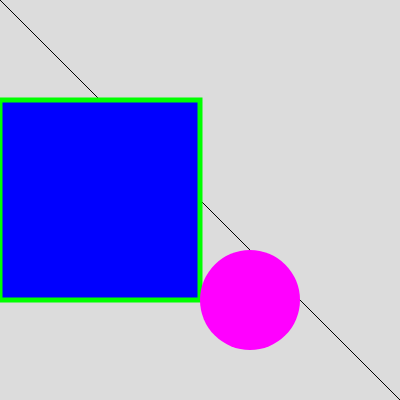
Frame 1 (no input)
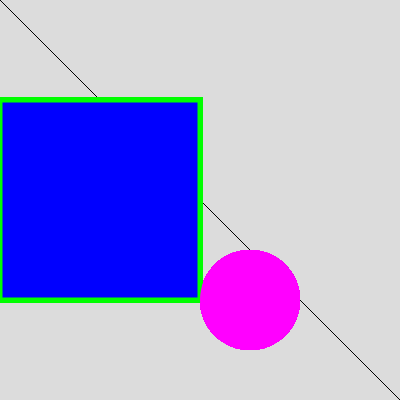
Frame 60 (no input)
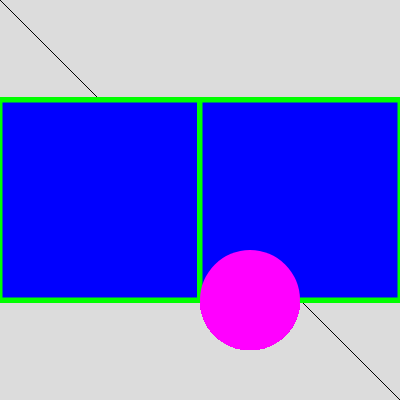
Frame 120 (the mouse pressed at the canvas centre since frame 60)

The p5.js sketch that drew these frames (run headless with seeded random() and noise() and a simulated clock; from frame 60 on, the mouse is pressed at the canvas centre):

// p5.js sketch
// ── sketch.js
function setup() {
  createCanvas(400, 400);
    background(220);
}

function draw() {

  line(0,0,400,400);
  strokeWeight(5);
  stroke(0,255,0);
  fill(0,0,255);
  rect(mouseX,100,200,200);
  fill(255,0,255);
  noStroke();
  ellipse(250,300,100,100);
}
